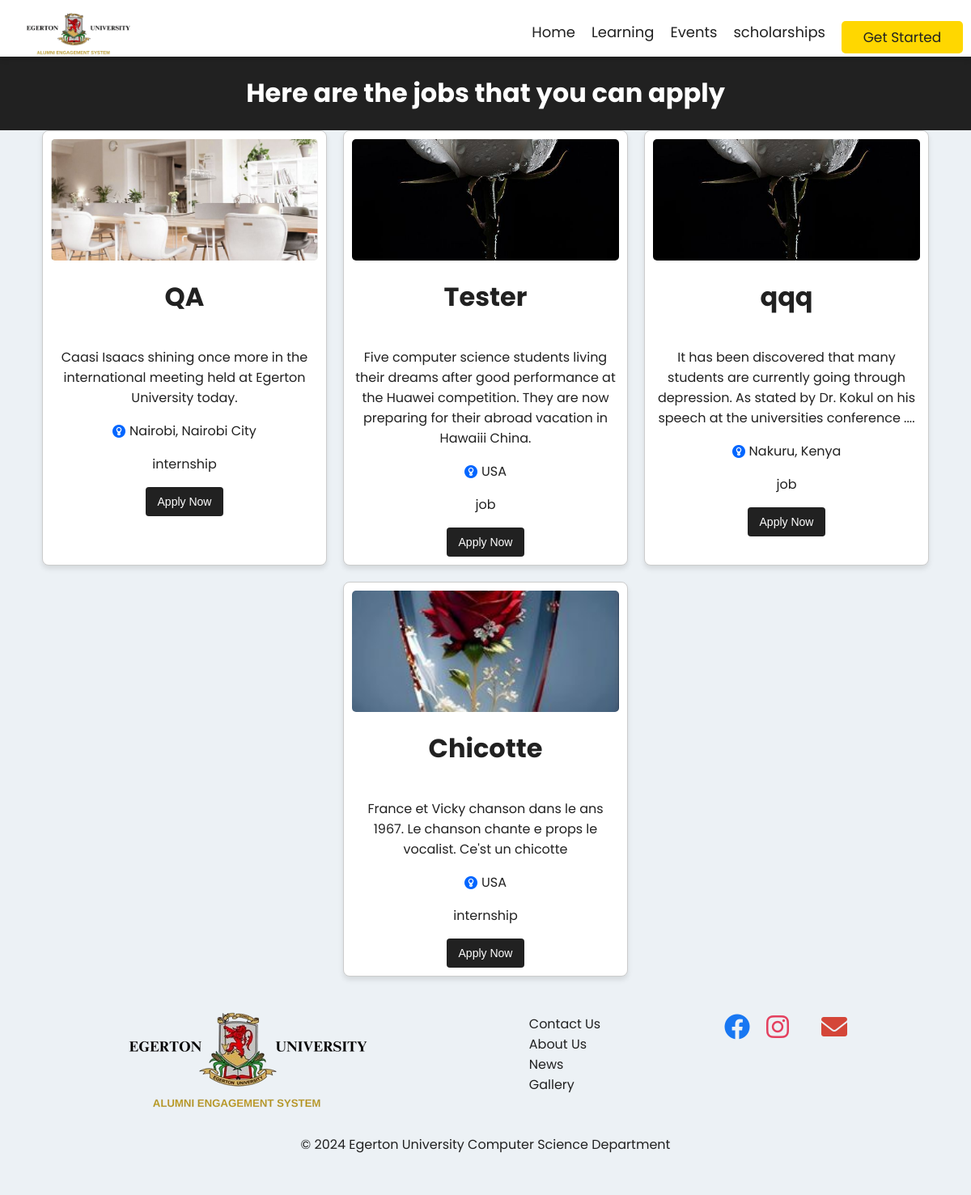
/jobs, run on an earlier commit of the app's database.
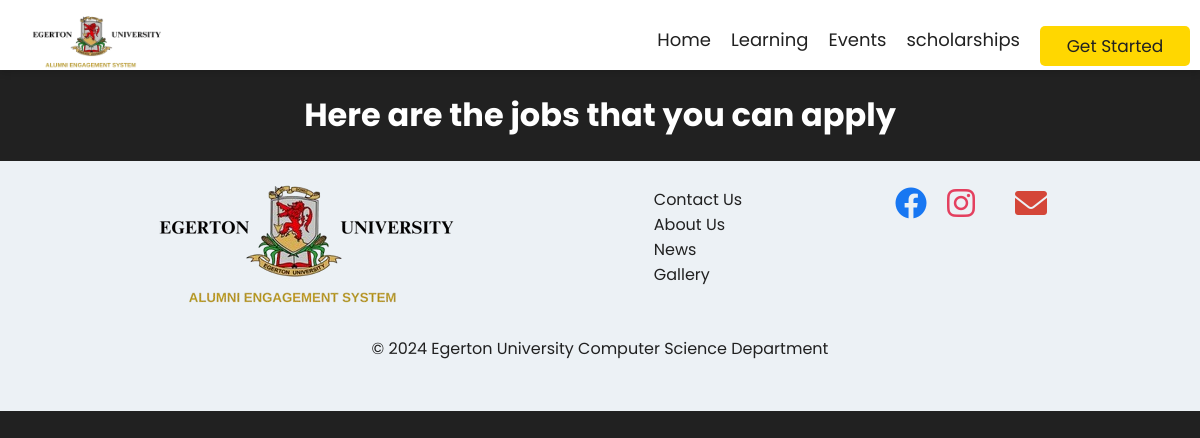
And on a later commit of the database.
### website/models.py (models this page shows)
class Jobs(db.Model):
    id = db.Column(db.Integer, primary_key = True)
    title = db.Column(db.String(100) , nullable = False)
    body = db.Column(db.String(1000) , nullable = False)
    location = db.Column(db.String(50) , nullable = False)
    job_type = db.Column(db.String(100) , nullable = False)
    link = db.Column(db.String(100) , nullable = False)
    image = db.Column(db.String(1000) , nullable = False)

### website/views.py (the view)
@views.route('/jobs')
def jobs():
    jobs = Jobs.query.all()
    return render_template('jobs.html' , jobs = jobs)

### website/templates/jobs.html (shortened to what this page needs)
{% extends 'base.html' %}
{% block body %}
<h1 style="text-align: center;">Here are the jobs that you can apply </h1>
<div class="jobs">
    {% for job in jobs %}
      <div class="recent-jobs">
        <img src="{{ job.image }}" alt="an image here" />
        <h1>{{ job.title }}</h1>
        <p>{{ job.body }}</p>
        <section>
          <img src="../static/images/location.png" alt="" />{{ job.location }}
        </section>
        <p>{{ job.job_type }}</p>
        <a href="https://{{job.link}}" target="_blank"> <button>Apply Now</button> </a>
      </div>
  {% endfor %}
{% endblock body %}

### website/templates/base.html (shortened to what this page needs)
<!DOCTYPE html>
<html lang="en">
<head>
    <link rel="stylesheet" href="{{url_for('static',filename='src/input.css')}}">
</head>
<body class="text-center font-bold">
    <nav>
        <a href="/"><img class="logo" src="../static/images/logo_to_use.png" alt="company logo here"></a>
        <ul class="text-blue-800 my-57 text-center flex gap-10 cursor-pointer list-none">
            <li><a href="/">Home</a></li>
            <li><a href="/files">Learning</a></li>
            <li><a href="/events">Events</a></li>
            <li><a href="/scholarships">scholarships</a></li>
            {% if current_user.is_authenticated %}
             <a  href="/profile"><button class="get-started"> My Dashboard </button></a>
             {% else %}
             <a  href="/signup"><button class="get-started"> Get Started </button></a>
             {% endif %}
        </ul>
    </nav>
    {% block body %}
    {% endblock body %}
    <footer>
        <div>
        <a href="/">
            <img src="../static/images/logo_to_use.png" alt="">
        </a>
        </div>
        <div>
            <ul>
                <li><a href="{{url_for('views.contact')}}">Contact Us</a></li>
                <li><a href="{{url_for('views.about')}}">About Us</a></li>
                <li><a href="{{url_for('views.all_blogs')}}">News</a></li>
                <li><a href="{{url_for('views.gallery')}}">Gallery</a></li>
            </ul>
        </div>
        <div>
            <ul style="list-style: none; padding: 0; display: flex; gap: 20px;">
                <li>
                    <a href="https://www.facebook.com" target="_blank" style="text-decoration: none; color: #1877F2;">
                        <i class="fab fa-facebook fa-2x"></i>
                    </a>
                </li>
                <li>
                    <a href="https://www.instagram.com" target="_blank" style="text-decoration: none; color: #E4405F;">
                        <i class="fab fa-instagram fa-2x"></i>
                    </a>
                </li>
                <li>
                    <a href="mailto:peterochieng008@gmail.com" style="text-decoration: none; color: #D44638;">
                        <i class="fas fa-envelope fa-2x"></i>
                    </a>
                </li>
            </ul>
        </div>
        <link rel="stylesheet" href="https://cdnjs.cloudflare.com/ajax/libs/font-awesome/6.0.0-beta3/css/all.min.css">
    </footer>
    <section class="copyright">
        &copy; 2024 Egerton University Computer Science Department
    </section>
</body>
</html>

### website/static/src/input.css (style rules this page uses)
body { position: relative; color: #ffffff; box-sizing: border-box; font-family: 'Poppins', sans-serif; background-color: #212121; margin: 0; display: flex; flex-direction: column; min-height: 100vh; }
a { text-decoration: none; color: inherit; }
nav { background-color: #ffffff; color: #212121; height: 60px; width: 100%; padding-top: 10px; display: flex; justify-content: space-between; position: sticky; top: 0; z-index: 10; box-shadow: 0px 4px 6px rgba(0, 0, 0, 0.1); }
.logo { height: 60px; margin-left: 30px; }
nav ul { display: flex; gap: 20px; justify-content: right; }
nav ul li { list-style-type: none; font-size: 18px; }
.get-started { color: #212121; background-color: #FFD700; border: none; margin-right: 10px; height: 40px; width: 150px; margin-top: 0px; border-radius: 5px; cursor: pointer; font-size: 17px; font-family: 'Poppins' , sans-serif; }
footer { background-color: #ECF1F5; color: #212121; width: 100%; padding-top: 10px; display: flex; justify-content: space-evenly; margin-top: auto; }
footer ul li { list-style-type: none; }
.copyright { text-align: center; margin-bottom: 10px; background-color: #ECF1F5; color: #212121; padding-bottom: 40px; }
.jobs { background-color: #ECF1F5; color: #212121; display: flex; flex-wrap: wrap; gap: 20px; justify-content: center; }

What changed in the data, as far as the page shows it:
removed Jobs: image (picture), title "QA", body "Caasi Isaacs shining once more in the international meeting held at Egerton University today.", location "Nairobi, Nairobi City", job_type "internship"
removed Jobs: image (picture), title "Tester", body "Five computer science students living their dreams after good performance at the Huawei competition. They are now preparing for their abroad vacation in Hawaiii China.", location "USA", job_type "job"
removed Jobs: image (picture), title "qqq", body "It has been discovered that many students are currently going through depression. As stated by Dr. Kokul on his speech at the universities conference ....", location "Nakuru, Kenya", job_type "job"
removed Jobs: image (picture), title "Chicotte", body "France et Vicky chanson dans le ans 1967. Le chanson chante e props le vocalist. Ce'st un chicotte", location "USA", job_type "internship"
